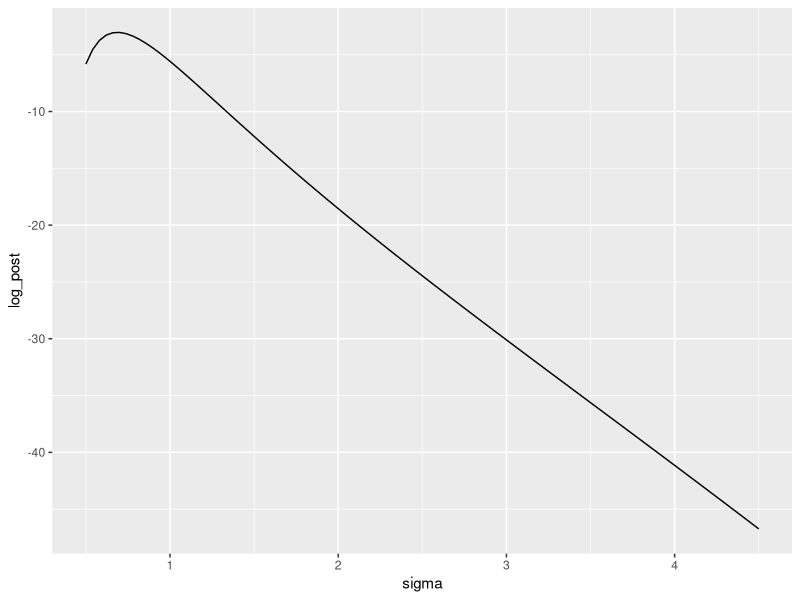
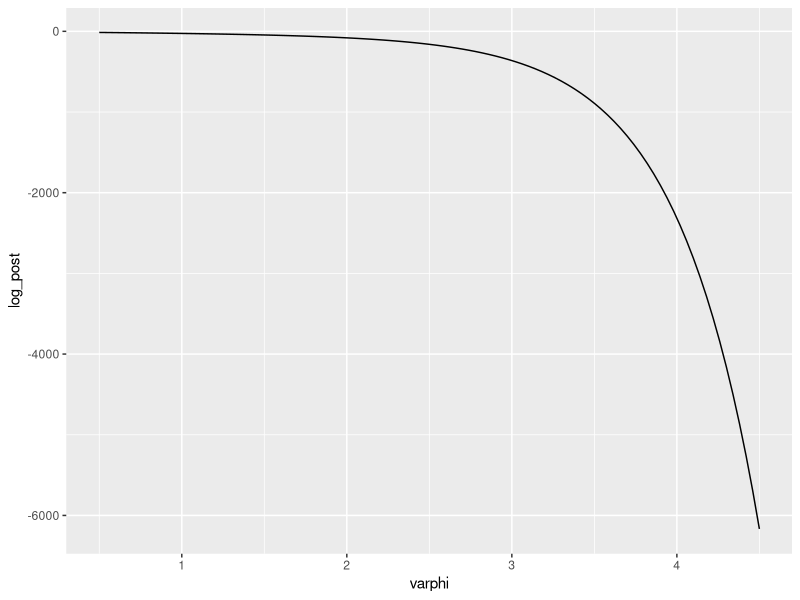
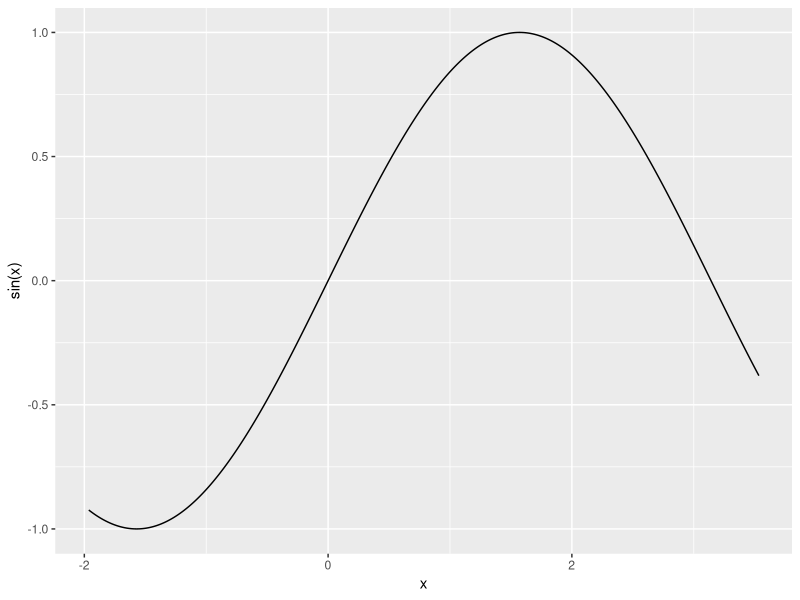
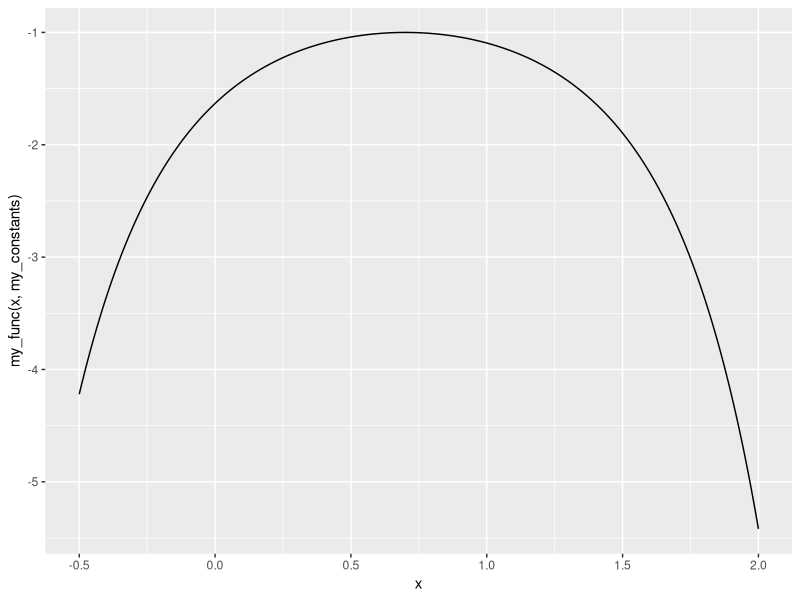
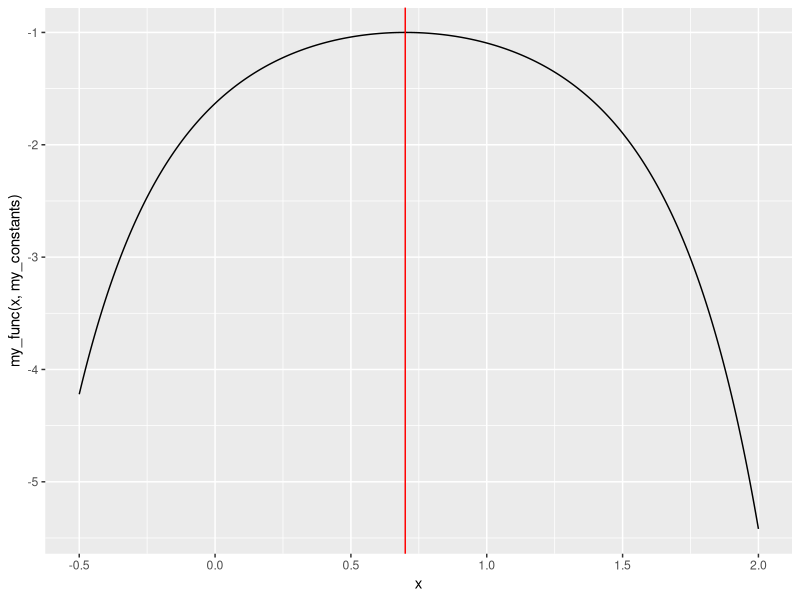
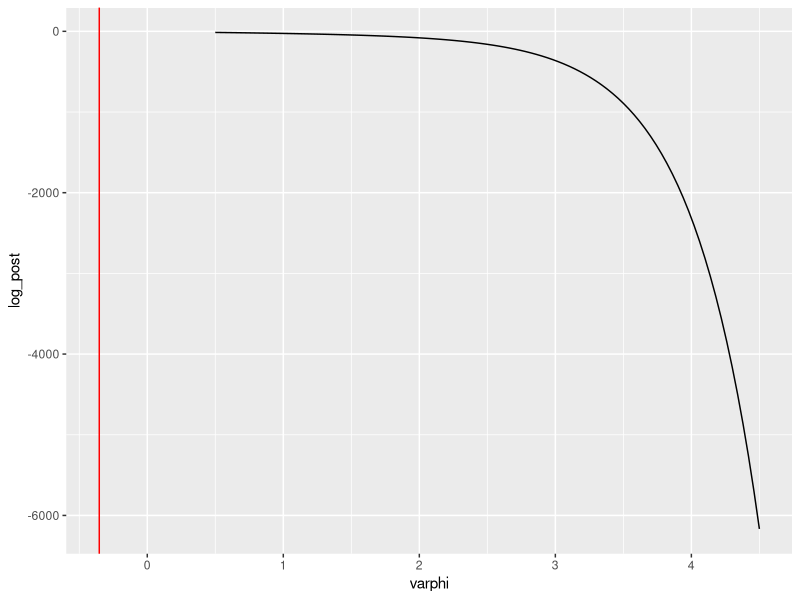

Reproduce these figures in R, in order.
## ---- chunk 1
knitr::opts_chunk$set(echo = TRUE)
## ---- chunk 2
library(tidyverse)
## ---- chunk 3
prob1_mu0 <- 125
prob1_tau0 <- 5
## ---- chunk 4
qnorm(0.25, prob1_mu0, prob1_tau0)
qnorm(0.75, prob1_mu0, prob1_tau0)
## ---- chunk 5
pnorm(117, prob1_mu0, prob1_tau0)
## ---- chunk 6
N <- 21
v <- 4.2
## ---- chunk 7
### set input arguments !!!
log_post_sigma_unnorm <- function(sigma, N, v, lambda)
{
  # your code here
  log_posterior <- -(N/2) * log(sigma^2) - (1/(2 * sigma^2)) * sum((v - 1)^2) - log(lambda) - lambda * sigma^2
  
  return(log_posterior)
}
## ---- chunk 8
tibble::tibble(
  sigma = seq(0.5, 4.5, length.out = 101)
) %>% 
  mutate(log_post = log_post_sigma_unnorm(sigma, N, v, 0.75)) %>%
    ggplot(mapping = aes(x = sigma, y = log_post)) +
    geom_line()
## ---- chunk 9
sigma_seq <- seq(0.5, 4.5, length.out = 101)
mode_03d <- max(log_post_sigma_unnorm(sigma_seq, N, v, 0.75))

mode_03d
## ---- chunk 10
### set the input arguments !!!
log_post_varphi_unnorm <- function(varphi, N, v, lambda)
{
  # back-calculate sigma given varphi
  sigma <- exp(varphi)
  
  # calculate the unnormalized log-posterior on sigma
  log_post <- -(N/2) * log(sigma^2) - (1/(2 * sigma^2)) * sum((v - 1)^2) - log(lambda) - lambda * sigma^2
  
  # account for the derivative adjustment
  # the derivative is just varphi. -Matt
  adjusted_log_post <- log_post + varphi
  
  return(adjusted_log_post)
}
## ---- chunk 11
tibble::tibble(
  varphi = seq(0.5, 4.5, length.out = 101)
) %>% 
  mutate(log_post = log_post_varphi_unnorm(varphi, N, v, 0.75)) %>%
    ggplot(mapping = aes(x = varphi, y = log_post)) + 
    geom_line()
## ---- chunk 12
tibble::tibble(
  x = seq(-5*pi/8, 9*pi/8, length.out = 1001)
) %>% 
  ggplot(mapping = aes(x = x, y = sin(x))) +
  geom_line()
## ---- chunk 13
opt_sine_01 <- optim( par = 0,
                      fn = sin,
                     gr = NULL,
                     method = 'Brent',
                     lower = -5*pi/8, upper = 9*pi/8,
                     hessian = TRUE,
                     control = list(fnscale = -1) )

opt_sine_01
## ---- chunk 14
opt_sine_02 <- optim( par = 3,
                      fn = sin,
                     gr = NULL,
                     method = 'Brent',
                     lower = -5*pi/8, upper = 9*pi/8,
                     hessian = TRUE,
                     control = list(fnscale = -1) )

opt_sine_02
## ---- chunk 15
my_func <- function( x, constants )
{
  a = constants$a
  m = constants$m
  
  func = -exp((x - a)^m)
  
  return(func)
}

my_constants <- list(a = 0.7, m = 2)

my_constants$a
my_constants$m
## ---- chunk 16
tibble::tibble(
  x = seq(-0.5, 2, length.out = 501)
) %>% 
  ggplot(mapping = aes(x = x, 
                       y = my_func(x, my_constants))) +
  geom_line()
## ---- chunk 17
opt_result <- optim( 1.75,
                     fn = my_func,
                    gr = NULL,
                    constants = my_constants,
                    method = 'Brent',
                    lower = -0.5, upper = 2,
                    hessian = TRUE,
                    control = list(fnscale = -1) )

opt_result
## ---- chunk 18
tibble::tibble(
  x = seq(-0.5, 2, length.out = 501)
) %>% 
  ggplot(mapping = aes(x = x, 
                       y = my_func(x, my_constants))) + 
  geom_line() +
  geom_vline(xintercept = opt_result$par, color = 'red')
## ---- chunk 19
varphi_opt_a <- optim( -0.5,
                     fn = log_post_varphi_unnorm,
                    gr = NULL,
                    N = N, v = v, lambda = 0.75,
                    method = 'BFGS',
                    hessian = TRUE,
                    control = list(fnscale = -1) )

varphi_opt_a
## ---- chunk 20
varphi_opt_b <- optim( 1.35,
                     fn = log_post_varphi_unnorm,
                    gr = NULL,
                    N = N, v = v, lambda = 0.75,
                    method = 'BFGS',
                    hessian = TRUE,
                    control = list(fnscale = -1) )

varphi_opt_b
## ---- chunk 21
tibble::tibble(
  varphi = seq(0.5, 4.5, length.out = 101)
) %>% 
  mutate(log_post = log_post_varphi_unnorm(varphi, N, v, 0.75)) %>%
    ggplot(mapping = aes(x = varphi, y = log_post)) + 
    geom_line() + 
    geom_vline(xintercept = varphi_opt_a$par, color = 'red')
